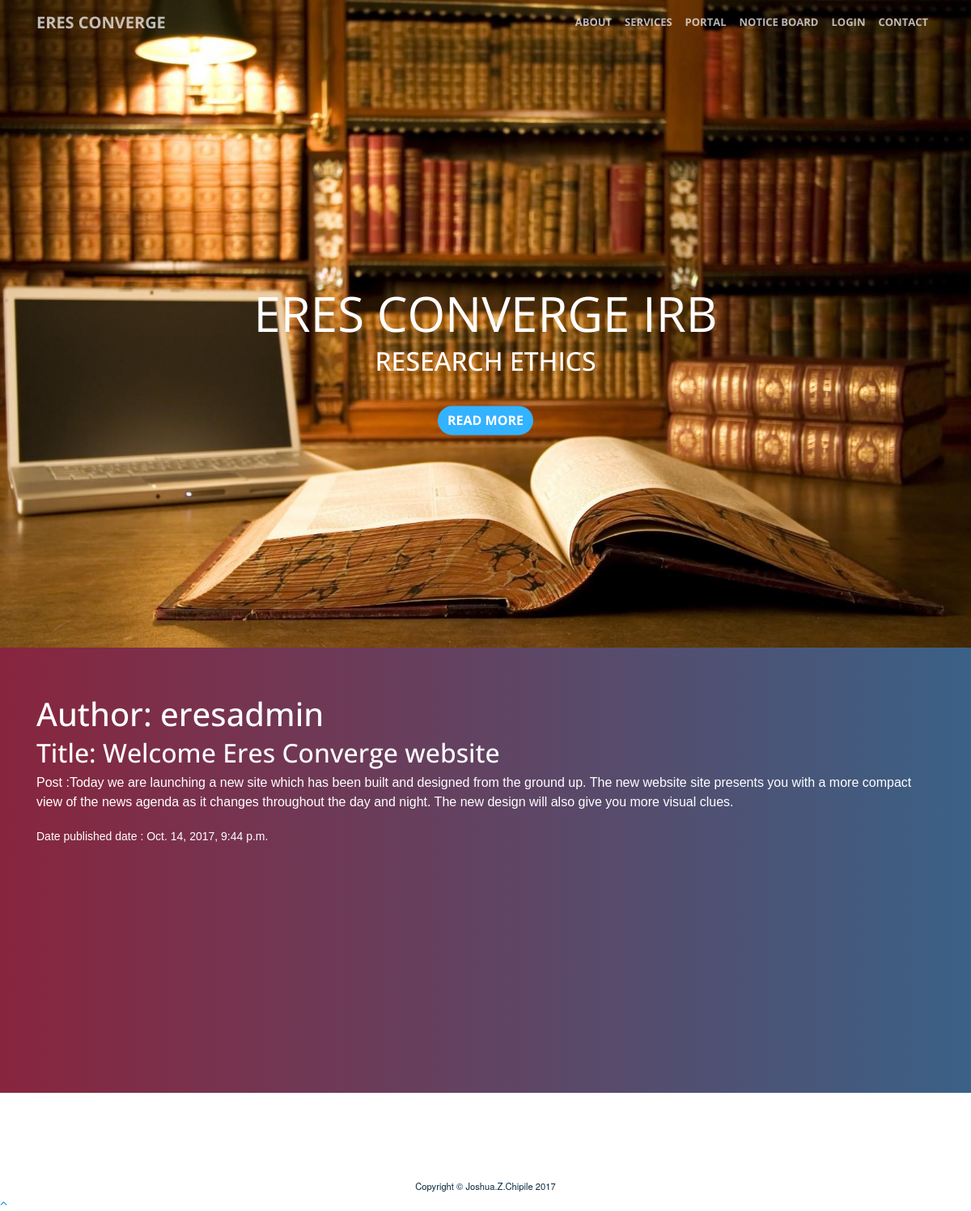
Page /board/post/1/ on the committed database.
### eresapp/models.py (models this page shows, shortened)
class Post(models.Model):
    author = models.ForeignKey('auth.User')
    title = models.CharField(max_length=200)
    text  = models.TextField(max_length=400)
    created_date = models.DateTimeField( default=timezone.now)
    published_date = models.DateTimeField(blank=True, null=True)

### eresapp/views.py (the view)
# urls.py: url(r'^board/post/(?P<pk>\d+)/$', views.post_detail, name='post_detail'),
def post_detail(request, pk):
    post = get_object_or_404(Post, pk=pk)
    return render(request, 'site/post_detail.html', {'post': post})

### eresapp/templates/site/post_detail.html
{% extends 'site/base2.html' %}
{% block content %}
<header class="masthead">
    <div class="header-content">
        <div class="header-content-inner">
            <div class="animated fadeInUp" id="title_header">
                ERES CONVERGE IRB
                <h2>RESEARCH ETHICS</h2>
                <a href="#contacts">  <button class="btn btn-primary" >Read More</button></a>
            </div>
        </div>
    </div>
</header>
<section  id="contacts">
              <div class="container" id="posts">
                    <h1 class="section-header">Author: {{ post.author }}</h1>
                    <h2>Title: {{ post.title }}</h2>
                    <p>Post :{{ post.text|linebreaksbr }}</p>
                    {% if post.published_date %}
                        <div class="date">
                            Date published date : {{ post.published_date }}
                        </div>
                    {% endif %}
            </div>
</section>
<section>
</section>
  <footer class="sticky-footer">
    <div class="container">
      <div class="text-center">
        <small>Copyright © Joshua.Z.Chipile 2017</small>
      </div>
    </div>
    <a class="scroll-to-top rounded" href="#page-top">
      <i class="fa fa-angle-up"></i>
    </a>
</footer>
{% endblock %}

### static/css/main.css (style rules this page uses)
body { color: #06283e; font-size: 14px; }
#title_header { margin: 0px; padding-top: 10%; font: 400 60px "Open Sans"; text-align: center; }
#contacts { font-family: 'Teko', sans-serif; padding-top: 60px; margin-bottom: -8%; width: 100%; width: 100vw; height: 550px; background: #3a6186; background: -webkit-linear-gradient(to left, #3a6186 , #89253e); background: linear-gradient(to left, #3a6186 , #89253e); color : #fff; }
.fa { color: #008cff; }

### rows in the picture
Post: author "eresadmin", title "Welcome Eres Converge website", text "Today we are launching a new site which has been built and designed from the ground up. The new website site presents you with a more compact view of the news agenda as it changes throughout the day and night. The new design will also give you more visual clues.", published_date "Oct. 14, 2017, 9:44 p.m."
